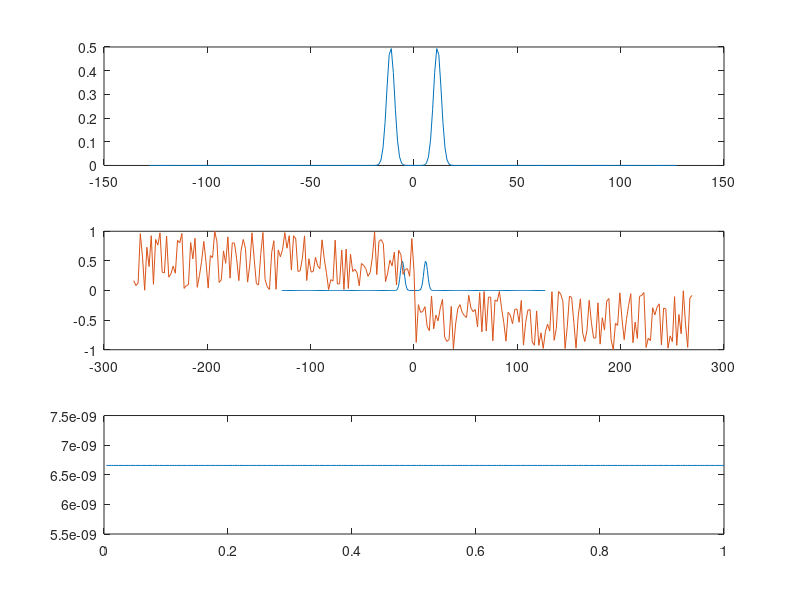

Write MATLAB code to recreate this figure. (Note: this script raises an error after producing the figure.)
N = 256;
T = -log(rand(1,1));
t = (1:N)/N;
t = T*t;
dt = mean(diff(t));
df = 1.0/T;
f = ((1:N)-1-floor((N+1)/2))*df;
phase = 2*pi*rand(1,N);
for i=1:N
 if(f(i)<0)
  idxminus = find(f==-f(i));
  phase(idxminus) = -phase(i);
 elseif(f(i)==0)
  phase(i)==0;
 end
end
f1 = df*sqrt(N/2);
fwid = (sqrt(N/2)/3)*df;
figure(3)
subplot(3,1,1)
Fx = (abs(f)-f1)/(fwid);
Fx = exp(-2.0*(Fx).^2)/2;
plot(f/df,Fx)
Fx = Fx.*exp(I*phase);
subplot(3,1,2)
plot(f/df,abs(Fx),f,phase/(2*pi))
#
x = (N*ifft(ifftshift(Fx)));
subplot(3,1,3)
plot(t/T,imag(x))
x = real(x);
#x = sin(2*pi*f1*t);
#x = exp(-6*(t-mean(t)).^2).*x;
Fx = fftshift(fft(x))/N;
Px = 2*abs(Fx.*conj(Fx))/df;
figure(4)
#
noisy = 1./16;
xnoise = x+noisy*(rand(1,N)-.5)*2;
Fxnoise = fftshift(fft(sinew(xnoise)))/N;
figure(5)
win = 'sinw';
Pxnoise = 2*abs(Fxnoise.*conj(Fxnoise))/df;
#
gappy = 0.5;
idxnan = find(rand(1,N)<gappy);
gaps = ones(1,N);
gaps(idxnan) = NaN*gaps(idxnan);
xgap = x.*gaps;
[Pxgap,dPxgap,fgap] = gappypsd(xgap,t,win);
xgapnoise = xnoise.*gaps;
[Pxgapnoise,dPxgapnoise,fgapnoise] = gappypsd(xgapnoise,t,win);
#
order = 1;
fillwid = 10*T/N;
idxgood = find(~isnan(xgap));
xgapfill = harmfill(xgap(idxgood),t(idxgood),t,order,fillwid);
[Pxgapfill,dPxgapfill,fgapfill] = gappypsd(xgapfill,t,win);
xgapnoisefill = harmfill(xgapnoise(idxgood),t(idxgood),t,order,fillwid);
[Pxgapnoisefill,dPxgapnoisefill,fgapnoisefill] = gappypsd(xgapnoisefill,t,win);
#
figure(1)
arange = [0,T];
subplot(2,1,1)
plot(t,x,'k;signal;',t,xnoise,'r;+noise;')
title('data with gaps and noise')
axis(arange)
subplot(2,1,2)
plot(t,xgap,'g;gaps;',t,xgapnoise,'b;gaps+noise;')
#,t,xgapfill,'c;filltered gaps;',t,xgapnoisefill,'m;filtered gaps+noise;'
axis(arange)
print('gapy-noisy-data.png','-dpng')
#
arange = [df,max(f),min(Pxnoise)/2,2*max(Pxnoise)];
figure(2)
subplot(1,1,1)
#,fgap,dPxgap,'g',fgapnoise,dPxgapnoise,'b',fgapfill,dPxgapfill,'c',fgapnoisefill,dPxgapnoisefill,'m'
#,fgapfill,Pxgapfill,'c.;filtered gaps;',fgapnoisefill,Pxgapnoisefill,'m.;filtered gaps+noise;'
loglog(f,Px,'k;signal;',f,Pxnoise,'r;+noise;',fgap,Pxgap,'g.;gaps;',fgapnoise,Pxgapnoise,'b.;gaps+noise;')
ylabel('PSD')
legend('location','northwest')
title('PSD of data with gaps and noise')
axis(arange)
print('gapy-noisy-PSD.png','-dpng')

